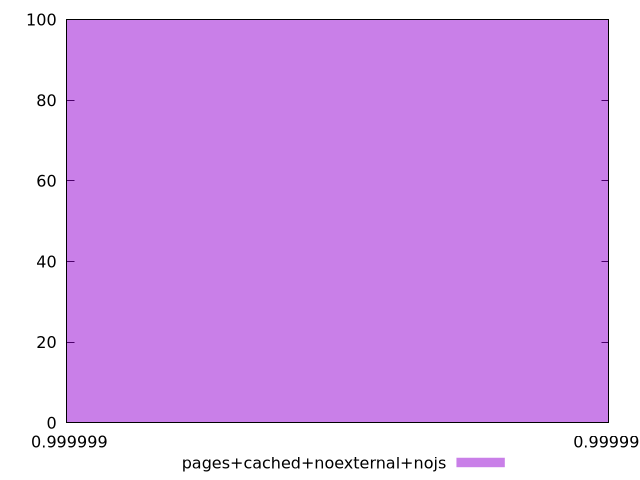

Write the gnuplot code that produced this figure.
$_pagesCachedNoexternalNojs <<EOF
0.9999993380488859 100
EOF
set key outside below
set terminal pngcairo
set output "report_00006_2020-11-02T20-21-41.718Z/estimated-input-latency/pages+cached+noexternal+nojs//hist.png"
set yrange [0:100]
set boxwidth 4.323062270729413e-16
set style fill transparent solid 0.5 noborder
plot $_pagesCachedNoexternalNojs title "pages+cached+noexternal+nojs" with boxes ,
